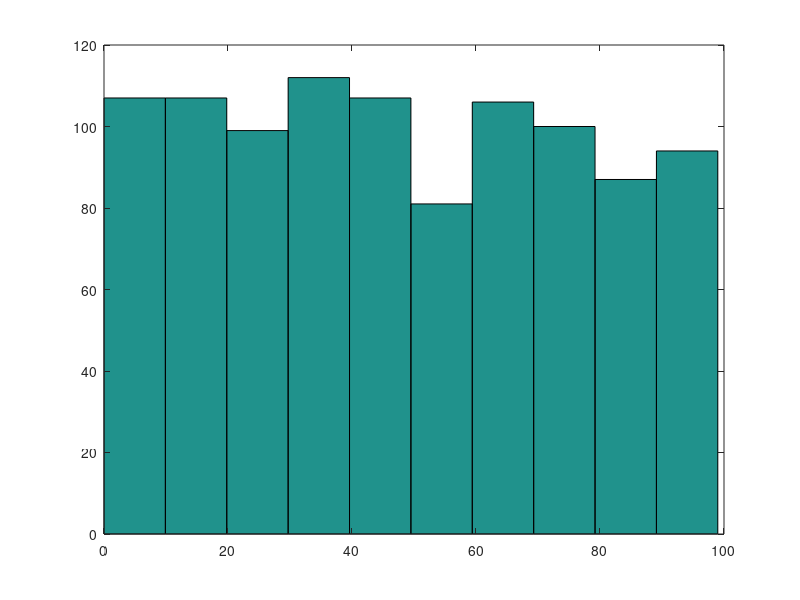
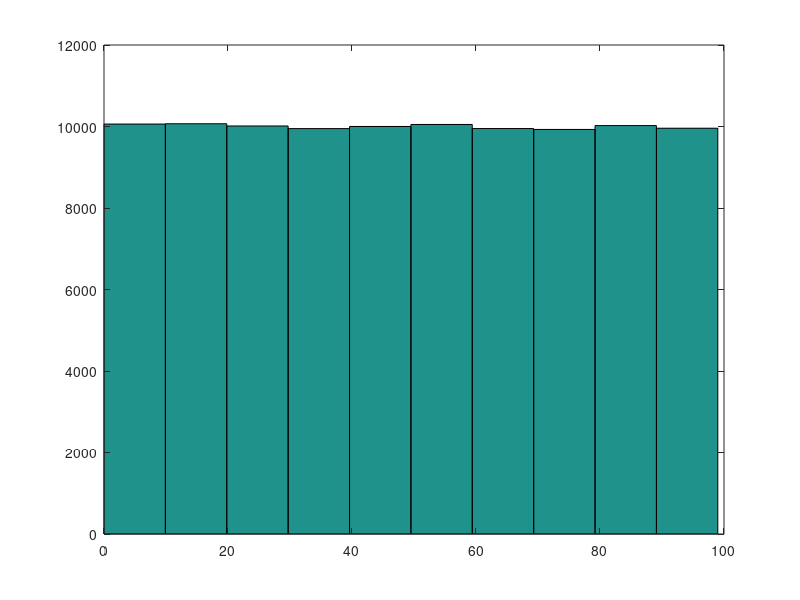
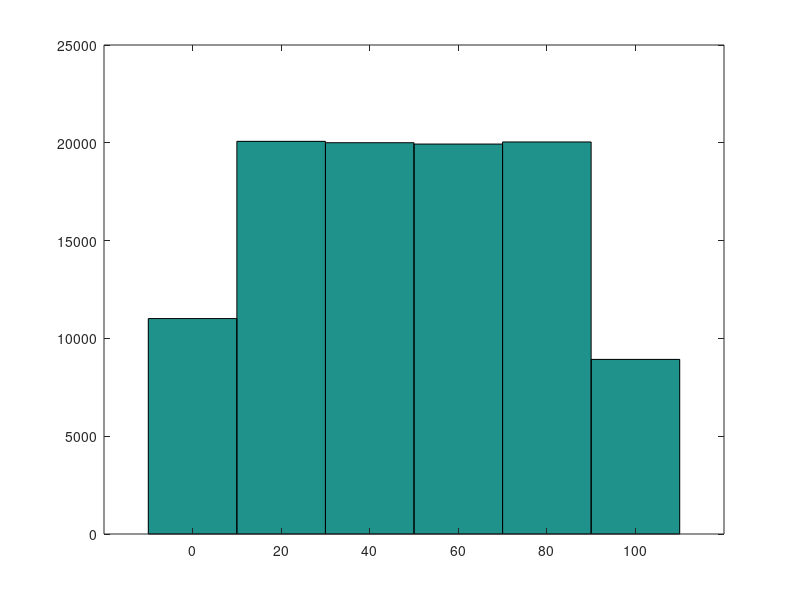
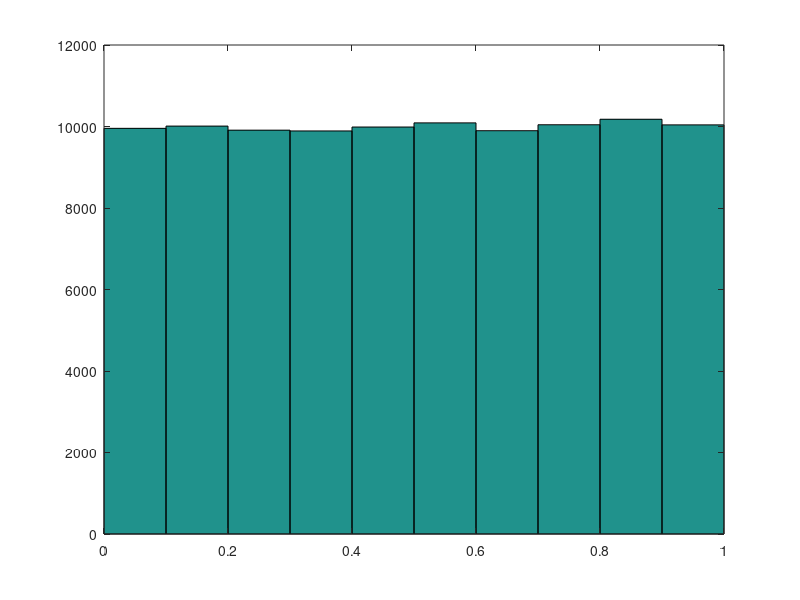

Write the MATLAB code that produced these figures, in order.
clear all, close all, clc
%Ejercicio 1:
%a:
rand('seed',0);
X=fix(rand(1,30)*100);
%b:
for i=1:10,
    c1=(((i-1)*10)<=X);  c2=(X<=((i-1)*10)+9);
    x(i)=length(X(c1&c2));
end,
%c:
hist(X);        %Cuenta los elementos en cada intervalo de 10.
[a,b]=hist(X);  %a=Contador, b=Centros.
c=hist(X,5:10:95);  %Cuenta los elementos en intervalos de 10 desde 5 a 95.
[a,b]=hist(X,5:10:95);  %Lo mismo pero desde 5 a 95.
%d: No entiendo exactamente que pretende esta pregunta, pero el primer y el
%ultimo intervalo representan la cantidad de numeros de la distribucion
%entre 0<X<9 y 90<X<99 respectivamente.
%e:
total=sum(X);
%f:
for i=1:10,
    p{i}=(a(i)*100)/length(X);
end,
%g: 100%.
%h:
X=fix(rand(1,1000)*100);
hist(X);
%Tras la observacion del histograma correspondiente, al incrementar el
%numero de datos, las probabilidades de que se encuentren en un intervalo
%se acercan, lo cual indica que habra que realizar unos intervalos mas
%extensos.
%i:
X=fix(rand(1,100000)*100);
figure,hist(X);
%Seria mas optimo:
figure,hist(X,0:20:100);

%Ejercicio 2:
clear all, close all, clc
X=rand(1,100000);
Y=randn(1,100000);
figure,hist(X);
figure,hist(Y);
%b:
x=mean(X);  y=mean(Y);
x1=sum(X);  y1=sum(Y);
xm=min(X);  ym=min(Y);
xM=max(X);  yM=max(Y);
%c:
ymean=mean(Y);
ystd=std(Y);
%d: [m-s,m+s], [m-2s,m+2s], [m-3s,m+3s].
c1=(ymean-ystd)<=Y; c2=Y<=(ymean+ystd);
f1=Y(c1&c2);
c1=(ymean-2*ystd)<=Y;   c2=Y<=(ymean+2*ystd);
f2=Y(c1&c2);
c1=(ymean-3*ystd)<=Y;   c2=Y<=(ymean+3*ystd);
f3=Y(c1&c2);